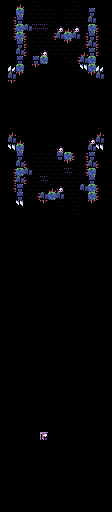

Rendered tile map (Tiled .tmx) drawn with the repository's tilesets; below, a short description and the full map source, tile grids included:
An orthogonal 14x64 tile map with 8x8 px tiles, 2 tile layers (level, objects).

<map version="1.9" tiledversion="1.9.2" orientation="orthogonal" renderorder="left-up" width="14" height="64" tilewidth="8" tileheight="8" infinite="0" nextlayerid="3" nextobjectid="1">
 <tileset firstgid="1" source="tileSet.tsx" />
 <layer id="1" name="level" width="14" height="64">
  <data encoding="csv">
37,37,21,37,17,37,37,37,37,17,37,37,37,37,
37,37,19,17,17,17,17,37,17,17,37,20,37,37,
37,24,20,17,17,17,17,37,17,17,17,18,37,37,
37,24,19,18,30,30,17,22,21,22,17,19,23,37,
37,24,19,23,17,17,24,18,19,18,24,20,23,37,
37,37,20,23,17,17,17,17,25,17,24,18,23,37,
37,37,18,23,17,22,17,17,17,17,21,20,23,37,
37,37,20,17,20,19,37,37,17,24,18,19,37,37,
37,50,19,17,25,37,37,37,37,17,49,19,50,37,
37,18,25,37,37,37,37,37,37,37,37,25,18,37,
37,25,37,37,37,37,37,37,37,37,37,37,37,37,
37,37,37,37,37,37,37,37,37,37,37,37,37,37,
37,37,37,37,37,37,37,37,37,37,37,37,37,37,
37,37,37,37,37,37,37,37,37,37,37,37,37,37,
37,37,37,37,37,37,37,37,37,37,37,37,37,37,
37,37,37,37,37,37,37,37,37,37,37,37,37,37,
37,21,37,37,37,37,37,37,37,37,37,37,21,37,
37,18,21,37,37,37,37,37,37,37,37,22,18,37,
37,49,19,37,37,37,17,22,37,37,37,18,49,37,
37,37,20,37,17,17,17,20,19,23,24,20,37,37,
37,37,18,23,17,17,17,17,25,17,24,18,23,37,
37,24,19,18,17,17,17,17,30,17,24,19,37,37,
37,24,18,23,17,30,17,17,17,17,17,20,37,37,
37,24,20,17,17,17,21,22,17,17,18,19,23,37,
37,37,20,17,24,18,19,18,17,17,37,19,23,37,
37,37,49,37,37,25,37,17,37,17,37,25,37,37,
37,37,37,37,37,37,37,37,37,17,37,37,37,37,
37,37,37,37,37,37,37,37,37,37,37,37,37,37,
37,37,37,37,37,37,37,37,37,37,37,37,37,37,
37,37,37,37,37,37,37,37,37,37,37,37,37,37,
37,37,37,37,37,37,37,37,37,37,37,37,37,37,
37,37,37,37,37,37,37,37,37,37,37,37,37,37,
37,37,37,37,37,37,37,37,37,37,37,37,37,37,
37,37,37,37,37,37,37,37,37,37,37,37,37,37,
37,37,37,37,37,37,37,37,37,37,37,37,37,37,
37,37,37,37,37,37,37,37,37,37,37,37,37,37,
37,37,37,37,37,37,37,37,37,37,37,37,37,37,
37,37,37,37,37,37,37,37,37,37,37,37,37,37,
37,37,37,37,37,37,37,37,37,37,37,37,37,37,
37,37,37,37,37,37,37,37,37,37,37,37,37,37,
37,37,37,37,37,37,37,37,37,37,37,37,37,37,
37,37,37,37,37,37,37,37,37,37,37,37,37,37,
37,37,37,37,37,37,37,37,37,37,37,37,37,37,
37,37,37,37,37,37,37,37,37,37,37,37,37,37,
37,37,37,37,37,37,37,37,37,37,37,37,37,37,
37,37,37,37,37,37,37,37,37,37,37,37,37,37,
37,37,37,37,37,37,37,37,37,37,37,37,37,37,
37,37,37,37,37,37,37,37,37,37,37,37,37,37,
37,37,37,37,37,37,37,37,37,37,37,37,37,37,
37,37,37,37,37,37,37,37,37,37,37,37,37,37,
37,37,37,37,37,37,37,37,37,37,37,37,37,37,
37,37,37,37,37,37,37,37,37,37,37,37,37,37,
37,37,37,37,37,37,37,37,37,37,37,37,37,37,
37,37,37,37,37,37,37,37,37,37,37,37,37,37,
37,37,37,37,37,37,37,37,37,37,37,37,37,37,
37,37,37,37,37,37,37,37,37,37,37,37,37,37,
37,37,37,37,37,37,37,37,37,37,37,37,37,37,
37,37,37,37,37,37,37,37,37,37,37,37,37,37,
37,37,37,37,37,37,37,37,37,37,37,37,37,37,
37,37,37,37,37,37,37,37,37,37,37,37,37,37,
37,37,37,37,37,37,37,37,37,37,37,37,37,37,
37,37,37,37,37,37,37,37,37,37,37,37,37,37,
37,37,37,37,37,37,37,37,37,37,37,37,37,37,
37,37,37,37,37,37,37,37,37,37,37,37,37,37
</data>
 </layer>
 <layer id="2" name="objects" width="14" height="64">
  <data encoding="csv">
0,0,0,0,0,0,0,0,0,0,0,0,0,0,
0,0,0,0,0,0,0,0,0,0,0,0,0,0,
0,0,0,0,0,0,0,0,0,0,0,0,0,0,
0,0,0,0,0,0,0,0,0,0,0,0,0,0,
0,0,0,0,0,0,0,0,0,0,0,0,0,0,
0,0,0,0,0,0,0,0,0,0,0,0,0,0,
0,0,0,0,0,0,0,0,0,0,0,0,0,0,
0,0,0,0,0,0,0,0,0,0,0,0,0,0,
0,0,0,0,0,0,0,0,0,0,0,0,0,0,
0,0,0,0,0,0,0,0,0,0,0,0,0,0,
0,0,0,0,0,0,0,0,0,0,0,0,0,0,
0,0,0,0,0,0,0,0,0,0,0,0,0,0,
0,0,0,0,0,0,0,0,0,0,0,0,0,0,
0,0,0,0,0,0,0,0,0,0,0,0,0,0,
0,0,0,0,0,0,0,0,0,0,0,0,0,0,
0,0,0,0,0,0,0,0,0,0,0,0,0,0,
0,0,0,0,0,0,0,0,0,0,0,0,0,0,
0,0,0,0,0,0,0,0,0,0,0,0,0,0,
0,0,0,0,0,0,0,0,0,0,0,0,0,0,
0,0,0,0,0,0,0,0,0,0,0,0,0,0,
0,0,0,0,0,0,0,0,0,0,0,0,0,0,
0,0,0,0,0,0,0,0,0,0,0,0,0,0,
0,0,0,0,0,0,0,0,0,0,0,0,0,0,
0,0,0,0,0,0,0,0,0,0,0,0,0,0,
0,0,0,0,0,0,0,0,0,0,0,0,0,0,
0,0,0,0,0,0,0,0,0,0,0,0,0,0,
0,0,0,0,0,0,0,0,0,0,0,0,0,0,
0,0,0,0,0,0,0,0,0,0,0,0,0,0,
0,0,0,0,0,0,0,0,0,0,0,0,0,0,
0,0,0,0,0,0,0,0,0,0,0,0,0,0,
0,0,0,0,0,0,0,0,0,0,0,0,0,0,
0,0,0,0,0,0,0,0,0,0,0,0,0,0,
0,0,0,0,0,0,0,0,0,0,0,0,0,0,
0,0,0,0,0,0,0,0,0,0,0,0,0,0,
0,0,0,0,0,0,0,0,0,0,0,0,0,0,
0,0,0,0,0,0,0,0,0,0,0,0,0,0,
0,0,0,0,0,0,0,0,0,0,0,0,0,0,
0,0,0,0,0,0,0,0,0,0,0,0,0,0,
0,0,0,0,0,0,0,0,0,0,0,0,0,0,
0,0,0,0,0,0,0,0,0,0,0,0,0,0,
0,0,0,0,0,0,0,0,0,0,0,0,0,0,
0,0,0,0,0,0,0,0,0,0,0,0,0,0,
0,0,0,0,0,0,0,0,0,0,0,0,0,0,
0,0,0,0,0,0,0,0,0,0,0,0,0,0,
0,0,0,0,0,0,0,0,0,0,0,0,0,0,
0,0,0,0,0,0,0,0,0,0,0,0,0,0,
0,0,0,0,0,0,0,0,0,0,0,0,0,0,
0,0,0,0,0,0,0,0,0,0,0,0,0,0,
0,0,0,0,0,0,0,0,0,0,0,0,0,0,
0,0,0,0,0,0,0,0,0,0,0,0,0,0,
0,0,0,0,0,0,0,0,0,0,0,0,0,0,
0,0,0,0,0,0,0,0,0,0,0,0,0,0,
0,0,0,0,0,0,0,0,0,0,0,0,0,0,
0,0,0,0,0,0,0,0,0,0,0,0,0,0,
0,0,0,0,0,14,0,0,0,0,0,0,0,0,
0,0,0,0,0,0,0,0,0,0,0,0,0,0,
0,0,0,0,0,0,0,0,0,0,0,0,0,0,
0,0,0,0,0,0,0,0,0,0,0,0,0,0,
0,0,0,0,0,0,0,0,0,0,0,0,0,0,
0,0,0,0,0,0,0,0,0,0,0,0,0,0,
0,0,0,0,0,0,0,0,0,0,0,0,0,0,
0,0,0,0,0,0,0,0,0,0,0,0,0,0,
0,0,0,0,0,0,0,0,0,0,0,0,0,0,
0,0,0,0,0,0,0,0,0,0,0,0,0,0
</data>
 </layer>
</map>
